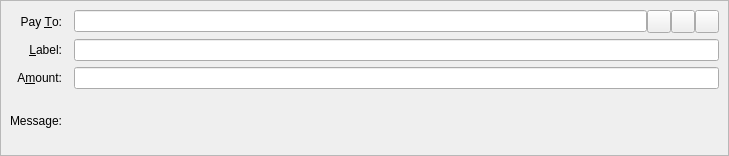
<?xml version="1.0" encoding="UTF-8"?>
<ui version="4.0">
 <class>SendCoinsEntry</class>
 <widget class="QStackedWidget" name="SendCoinsEntry">
  <property name="geometry">
   <rect>
    <x>0</x>
    <y>0</y>
    <width>729</width>
    <height>156</height>
   </rect>
  </property>
  <property name="focusPolicy">
   <enum>Qt::TabFocus</enum>
  </property>
  <property name="autoFillBackground">
   <bool>false</bool>
  </property>
  <widget class="QFrame" name="SendCoins">
   <property name="toolTip">
    <string>This is a normal payment.</string>
   </property>
   <property name="frameShape">
    <enum>QFrame::StyledPanel</enum>
   </property>
   <property name="frameShadow">
    <enum>QFrame::Sunken</enum>
   </property>
   <layout class="QGridLayout" name="gridLayout">
    <property name="horizontalSpacing">
     <number>12</number>
    </property>
    <property name="verticalSpacing">
     <number>6</number>
    </property>
    <item row="0" column="0">
     <widget class="QLabel" name="payToLabel">
      <property name="text">
       <string>Pay &amp;To:</string>
      </property>
      <property name="alignment">
       <set>Qt::AlignRight|Qt::AlignTrailing|Qt::AlignVCenter</set>
      </property>
      <property name="buddy">
       <cstring>payTo</cstring>
      </property>
     </widget>
    </item>
    <item row="0" column="1">
     <layout class="QHBoxLayout" name="payToLayout">
      <property name="spacing">
       <number>0</number>
      </property>
      <item>
       <widget class="QValidatedLineEdit" name="payTo">
        <property name="toolTip">
         <string>The Bandera address to send the payment to</string>
        </property>
       </widget>
      </item>
      <item>
       <widget class="QToolButton" name="addressBookButton">
        <property name="toolTip">
         <string>Choose previously used address</string>
        </property>
        <property name="text">
         <string/>
        </property>
        <property name="icon">
         <iconset resource="../bandera.qrc">
          <normaloff>:/icons/address-book</normaloff>:/icons/address-book</iconset>
        </property>
        <property name="shortcut">
         <string>Alt+A</string>
        </property>
       </widget>
      </item>
      <item>
       <widget class="QToolButton" name="pasteButton">
        <property name="toolTip">
         <string>Paste address from clipboard</string>
        </property>
        <property name="text">
         <string/>
        </property>
        <property name="icon">
         <iconset resource="../bandera.qrc">
          <normaloff>:/icons/editpaste</normaloff>:/icons/editpaste</iconset>
        </property>
        <property name="shortcut">
         <string>Alt+P</string>
        </property>
       </widget>
      </item>
      <item>
       <widget class="QToolButton" name="deleteButton">
        <property name="toolTip">
         <string>Remove this entry</string>
        </property>
        <property name="text">
         <string/>
        </property>
        <property name="icon">
         <iconset resource="../bandera.qrc">
          <normaloff>:/icons/remove</normaloff>:/icons/remove</iconset>
        </property>
       </widget>
      </item>
     </layout>
    </item>
    <item row="1" column="0">
     <widget class="QLabel" name="labelLabel">
      <property name="text">
       <string>&amp;Label:</string>
      </property>
      <property name="alignment">
       <set>Qt::AlignRight|Qt::AlignTrailing|Qt::AlignVCenter</set>
      </property>
      <property name="buddy">
       <cstring>addAsLabel</cstring>
      </property>
     </widget>
    </item>
    <item row="1" column="1">
     <widget class="QLineEdit" name="addAsLabel">
      <property name="toolTip">
       <string>Enter a label for this address to add it to the list of used addresses</string>
      </property>
     </widget>
    </item>
    <item row="2" column="0">
     <widget class="QLabel" name="amountLabel">
      <property name="text">
       <string>A&amp;mount:</string>
      </property>
      <property name="alignment">
       <set>Qt::AlignRight|Qt::AlignTrailing|Qt::AlignVCenter</set>
      </property>
      <property name="buddy">
       <cstring>payAmount</cstring>
      </property>
     </widget>
    </item>
    <item row="2" column="1">
     <widget class="BitcoinAmountField" name="payAmount"/>
    </item>
    <item row="3" column="0">
     <widget class="QLabel" name="messageLabel">
      <property name="text">
       <string>Message:</string>
      </property>
      <property name="alignment">
       <set>Qt::AlignRight|Qt::AlignTrailing|Qt::AlignVCenter</set>
      </property>
     </widget>
    </item>
    <item row="3" column="1">
     <widget class="QLabel" name="messageTextLabel">
      <property name="toolTip">
       <string>A message that was attached to the Bandera: URI which will be stored with the transaction for your reference. Note: This message will not be sent over the Bandera network.</string>
      </property>
      <property name="textFormat">
       <enum>Qt::PlainText</enum>
      </property>
     </widget>
    </item>
   </layout>
  </widget>
  <widget class="QFrame" name="SendCoins_InsecurePaymentRequest">
   <property name="palette">
    <palette>
     <active>
      <colorrole role="WindowText">
       <brush brushstyle="SolidPattern">
        <color alpha="255">
         <red>0</red>
         <green>0</green>
         <blue>0</blue>
        </color>
       </brush>
      </colorrole>
      <colorrole role="Button">
       <brush brushstyle="SolidPattern">
        <color alpha="255">
         <red>255</red>
         <green>255</green>
         <blue>127</blue>
        </color>
       </brush>
      </colorrole>
      <colorrole role="Light">
       <brush brushstyle="SolidPattern">
        <color alpha="255">
         <red>255</red>
         <green>255</green>
         <blue>255</blue>
        </color>
       </brush>
      </colorrole>
      <colorrole role="Midlight">
       <brush brushstyle="SolidPattern">
        <color alpha="255">
         <red>255</red>
         <green>255</green>
         <blue>191</blue>
        </color>
       </brush>
      </colorrole>
      <colorrole role="Dark">
       <brush brushstyle="SolidPattern">
        <color alpha="255">
         <red>127</red>
         <green>127</green>
         <blue>63</blue>
        </color>
       </brush>
      </colorrole>
      <colorrole role="Mid">
       <brush brushstyle="SolidPattern">
        <color alpha="255">
         <red>170</red>
         <green>170</green>
         <blue>84</blue>
        </color>
       </brush>
      </colorrole>
      <colorrole role="Text">
       <brush brushstyle="SolidPattern">
        <color alpha="255">
         <red>0</red>
         <green>0</green>
         <blue>0</blue>
        </color>
       </brush>
      </colorrole>
      <colorrole role="BrightText">
       <brush brushstyle="SolidPattern">
        <color alpha="255">
         <red>255</red>
         <green>255</green>
         <blue>255</blue>
        </color>
       </brush>
      </colorrole>
      <colorrole role="ButtonText">
       <brush brushstyle="SolidPattern">
        <color alpha="255">
         <red>0</red>
         <green>0</green>
         <blue>0</blue>
        </color>
       </brush>
      </colorrole>
      <colorrole role="Base">
       <brush brushstyle="SolidPattern">
        <color alpha="255">
         <red>255</red>
         <green>255</green>
         <blue>255</blue>
        </color>
       </brush>
      </colorrole>
      <colorrole role="Window">
       <brush brushstyle="SolidPattern">
        <color alpha="255">
         <red>255</red>
         <green>255</green>
         <blue>127</blue>
        </color>
       </brush>
      </colorrole>
      <colorrole role="Shadow">
       <brush brushstyle="SolidPattern">
        <color alpha="255">
         <red>0</red>
         <green>0</green>
         <blue>0</blue>
        </color>
       </brush>
      </colorrole>
      <colorrole role="AlternateBase">
       <brush brushstyle="SolidPattern">
        <color alpha="255">
         <red>255</red>
         <green>255</green>
         <blue>191</blue>
        </color>
       </brush>
      </colorrole>
      <colorrole role="ToolTipBase">
       <brush brushstyle="SolidPattern">
        <color alpha="255">
         <red>255</red>
         <green>255</green>
         <blue>220</blue>
        </color>
       </brush>
      </colorrole>
      <colorrole role="ToolTipText">
       <brush brushstyle="SolidPattern">
        <color alpha="255">
         <red>0</red>
         <green>0</green>
         <blue>0</blue>
        </color>
       </brush>
      </colorrole>
     </active>
     <inactive>
      <colorrole role="WindowText">
       <brush brushstyle="SolidPattern">
        <color alpha="255">
         <red>0</red>
         <green>0</green>
         <blue>0</blue>
        </color>
       </brush>
      </colorrole>
      <colorrole role="Button">
       <brush brushstyle="SolidPattern">
        <color alpha="255">
         <red>255</red>
         <green>255</green>
         <blue>127</blue>
        </color>
       </brush>
      </colorrole>
      <colorrole role="Light">
       <brush brushstyle="SolidPattern">
        <color alpha="255">
         <red>255</red>
         <green>255</green>
         <blue>255</blue>
        </color>
       </brush>
      </colorrole>
      <colorrole role="Midlight">
       <brush brushstyle="SolidPattern">
        <color alpha="255">
         <red>255</red>
         <green>255</green>
         <blue>191</blue>
        </color>
       </brush>
      </colorrole>
      <colorrole role="Dark">
       <brush brushstyle="SolidPattern">
        <color alpha="255">
         <red>127</red>
         <green>127</green>
         <blue>63</blue>
        </color>
       </brush>
      </colorrole>
      <colorrole role="Mid">
       <brush brushstyle="SolidPattern">
        <color alpha="255">
         <red>170</red>
         <green>170</green>
         <blue>84</blue>
        </color>
       </brush>
      </colorrole>
      <colorrole role="Text">
       <brush brushstyle="SolidPattern">
        <color alpha="255">
         <red>0</red>
         <green>0</green>
         <blue>0</blue>
        </color>
       </brush>
      </colorrole>
      <colorrole role="BrightText">
       <brush brushstyle="SolidPattern">
        <color alpha="255">
         <red>255</red>
         <green>255</green>
         <blue>255</blue>
        </color>
       </brush>
      </colorrole>
      <colorrole role="ButtonText">
       <brush brushstyle="SolidPattern">
        <color alpha="255">
         <red>0</red>
         <green>0</green>
         <blue>0</blue>
        </color>
       </brush>
      </colorrole>
      <colorrole role="Base">
       <brush brushstyle="SolidPattern">
        <color alpha="255">
         <red>255</red>
         <green>255</green>
         <blue>255</blue>
        </color>
       </brush>
      </colorrole>
      <colorrole role="Window">
       <brush brushstyle="SolidPattern">
        <color alpha="255">
         <red>255</red>
         <green>255</green>
         <blue>127</blue>
        </color>
       </brush>
      </colorrole>
      <colorrole role="Shadow">
       <brush brushstyle="SolidPattern">
        <color alpha="255">
         <red>0</red>
         <green>0</green>
         <blue>0</blue>
        </color>
       </brush>
      </colorrole>
      <colorrole role="AlternateBase">
       <brush brushstyle="SolidPattern">
        <color alpha="255">
         <red>255</red>
         <green>255</green>
         <blue>191</blue>
        </color>
       </brush>
      </colorrole>
      <colorrole role="ToolTipBase">
       <brush brushstyle="SolidPattern">
        <color alpha="255">
         <red>255</red>
         <green>255</green>
         <blue>220</blue>
        </color>
       </brush>
      </colorrole>
      <colorrole role="ToolTipText">
       <brush brushstyle="SolidPattern">
        <color alpha="255">
         <red>0</red>
         <green>0</green>
         <blue>0</blue>
        </color>
       </brush>
      </colorrole>
     </inactive>
     <disabled>
      <colorrole role="WindowText">
       <brush brushstyle="SolidPattern">
        <color alpha="255">
         <red>127</red>
         <green>127</green>
         <blue>63</blue>
        </color>
       </brush>
      </colorrole>
      <colorrole role="Button">
       <brush brushstyle="SolidPattern">
        <color alpha="255">
         <red>255</red>
         <green>255</green>
         <blue>127</blue>
        </color>
       </brush>
      </colorrole>
      <colorrole role="Light">
       <brush brushstyle="SolidPattern">
        <color alpha="255">
         <red>255</red>
         <green>255</green>
         <blue>255</blue>
        </color>
       </brush>
      </colorrole>
      <colorrole role="Midlight">
       <brush brushstyle="SolidPattern">
        <color alpha="255">
         <red>255</red>
         <green>255</green>
         <blue>191</blue>
        </color>
       </brush>
      </colorrole>
      <colorrole role="Dark">
       <brush brushstyle="SolidPattern">
        <color alpha="255">
         <red>127</red>
         <green>127</green>
         <blue>63</blue>
        </color>
       </brush>
      </colorrole>
      <colorrole role="Mid">
       <brush brushstyle="SolidPattern">
        <color alpha="255">
         <red>170</red>
         <green>170</green>
         <blue>84</blue>
        </color>
       </brush>
      </colorrole>
      <colorrole role="Text">
       <brush brushstyle="SolidPattern">
        <color alpha="255">
         <red>127</red>
         <green>127</green>
         <blue>63</blue>
        </color>
       </brush>
      </colorrole>
      <colorrole role="BrightText">
       <brush brushstyle="SolidPattern">
        <color alpha="255">
         <red>255</red>
         <green>255</green>
         <blue>255</blue>
        </color>
       </brush>
      </colorrole>
      <colorrole role="ButtonText">
       <brush brushstyle="SolidPattern">
        <color alpha="255">
         <red>127</red>
         <green>127</green>
         <blue>63</blue>
        </color>
       </brush>
      </colorrole>
      <colorrole role="Base">
       <brush brushstyle="SolidPattern">
        <color alpha="255">
         <red>255</red>
         <green>255</green>
         <blue>127</blue>
        </color>
       </brush>
      </colorrole>
      <colorrole role="Window">
       <brush brushstyle="SolidPattern">
        <color alpha="255">
         <red>255</red>
         <green>255</green>
         <blue>127</blue>
        </color>
       </brush>
      </colorrole>
      <colorrole role="Shadow">
       <brush brushstyle="SolidPattern">
        <color alpha="255">
         <red>0</red>
         <green>0</green>
         <blue>0</blue>
        </color>
       </brush>
      </colorrole>
      <colorrole role="AlternateBase">
       <brush brushstyle="SolidPattern">
        <color alpha="255">
         <red>255</red>
         <green>255</green>
         <blue>127</blue>
        </color>
       </brush>
      </colorrole>
      <colorrole role="ToolTipBase">
       <brush brushstyle="SolidPattern">
        <color alpha="255">
         <red>255</red>
         <green>255</green>
         <blue>220</blue>
        </color>
       </brush>
      </colorrole>
      <colorrole role="ToolTipText">
       <brush brushstyle="SolidPattern">
        <color alpha="255">
         <red>0</red>
         <green>0</green>
         <blue>0</blue>
        </color>
       </brush>
      </colorrole>
     </disabled>
    </palette>
   </property>
   <property name="toolTip">
    <string>This is an unverified payment request.</string>
   </property>
   <property name="autoFillBackground">
    <bool>true</bool>
   </property>
   <property name="frameShape">
    <enum>QFrame::StyledPanel</enum>
   </property>
   <property name="frameShadow">
    <enum>QFrame::Sunken</enum>
   </property>
   <layout class="QGridLayout" name="gridLayout_is">
    <property name="horizontalSpacing">
     <number>12</number>
    </property>
    <property name="verticalSpacing">
     <number>6</number>
    </property>
    <item row="0" column="0">
     <widget class="QLabel" name="payToLabel_is">
      <property name="text">
       <string>Pay To:</string>
      </property>
      <property name="alignment">
       <set>Qt::AlignRight|Qt::AlignTrailing|Qt::AlignVCenter</set>
      </property>
     </widget>
    </item>
    <item row="0" column="1">
     <layout class="QHBoxLayout" name="payToLayout_is">
      <property name="spacing">
       <number>0</number>
      </property>
      <item>
       <widget class="QLabel" name="payTo_is"/>
      </item>
      <item>
       <widget class="QToolButton" name="deleteButton_is">
        <property name="toolTip">
         <string>Remove this entry</string>
        </property>
        <property name="text">
         <string/>
        </property>
        <property name="icon">
         <iconset resource="../bandera.qrc">
          <normaloff>:/icons/remove</normaloff>:/icons/remove</iconset>
        </property>
       </widget>
      </item>
     </layout>
    </item>
    <item row="1" column="0">
     <widget class="QLabel" name="memoLabel_is">
      <property name="text">
       <string>Memo:</string>
      </property>
      <property name="alignment">
       <set>Qt::AlignRight|Qt::AlignTrailing|Qt::AlignVCenter</set>
      </property>
     </widget>
    </item>
    <item row="1" column="1">
     <widget class="QLabel" name="memoTextLabel_is">
      <property name="textFormat">
       <enum>Qt::PlainText</enum>
      </property>
     </widget>
    </item>
    <item row="2" column="0">
     <widget class="QLabel" name="amountLabel_is">
      <property name="text">
       <string>A&amp;mount:</string>
      </property>
      <property name="alignment">
       <set>Qt::AlignRight|Qt::AlignTrailing|Qt::AlignVCenter</set>
      </property>
      <property name="buddy">
       <cstring>payAmount_is</cstring>
      </property>
     </widget>
    </item>
    <item row="2" column="1">
     <widget class="BitcoinAmountField" name="payAmount_is">
      <property name="acceptDrops">
       <bool>false</bool>
      </property>
     </widget>
    </item>
   </layout>
  </widget>
  <widget class="QFrame" name="SendCoins_SecurePaymentRequest">
   <property name="palette">
    <palette>
     <active>
      <colorrole role="WindowText">
       <brush brushstyle="SolidPattern">
        <color alpha="255">
         <red>0</red>
         <green>0</green>
         <blue>0</blue>
        </color>
       </brush>
      </colorrole>
      <colorrole role="Button">
       <brush brushstyle="SolidPattern">
        <color alpha="255">
         <red>140</red>
         <green>232</green>
         <blue>119</blue>
        </color>
       </brush>
      </colorrole>
      <colorrole role="Light">
       <brush brushstyle="SolidPattern">
        <color alpha="255">
         <red>230</red>
         <green>255</green>
         <blue>224</blue>
        </color>
       </brush>
      </colorrole>
      <colorrole role="Midlight">
       <brush brushstyle="SolidPattern">
        <color alpha="255">
         <red>185</red>
         <green>243</green>
         <blue>171</blue>
        </color>
       </brush>
      </colorrole>
      <colorrole role="Dark">
       <brush brushstyle="SolidPattern">
        <color alpha="255">
         <red>70</red>
         <green>116</green>
         <blue>59</blue>
        </color>
       </brush>
      </colorrole>
      <colorrole role="Mid">
       <brush brushstyle="SolidPattern">
        <color alpha="255">
         <red>93</red>
         <green>155</green>
         <blue>79</blue>
        </color>
       </brush>
      </colorrole>
      <colorrole role="Text">
       <brush brushstyle="SolidPattern">
        <color alpha="255">
         <red>0</red>
         <green>0</green>
         <blue>0</blue>
        </color>
       </brush>
      </colorrole>
      <colorrole role="BrightText">
       <brush brushstyle="SolidPattern">
        <color alpha="255">
         <red>155</red>
         <green>255</green>
         <blue>147</blue>
        </color>
       </brush>
      </colorrole>
      <colorrole role="ButtonText">
       <brush brushstyle="SolidPattern">
        <color alpha="255">
         <red>0</red>
         <green>0</green>
         <blue>0</blue>
        </color>
       </brush>
      </colorrole>
      <colorrole role="Base">
       <brush brushstyle="SolidPattern">
        <color alpha="255">
         <red>119</red>
         <green>255</green>
         <blue>233</blue>
        </color>
       </brush>
      </colorrole>
      <colorrole role="Window">
       <brush brushstyle="SolidPattern">
        <color alpha="255">
         <red>140</red>
         <green>232</green>
         <blue>119</blue>
        </color>
       </brush>
      </colorrole>
      <colorrole role="Shadow">
       <brush brushstyle="SolidPattern">
        <color alpha="255">
         <red>0</red>
         <green>0</green>
         <blue>0</blue>
        </color>
       </brush>
      </colorrole>
      <colorrole role="AlternateBase">
       <brush brushstyle="SolidPattern">
        <color alpha="255">
         <red>197</red>
         <green>243</green>
         <blue>187</blue>
        </color>
       </brush>
      </colorrole>
      <colorrole role="NoRole">
       <brush brushstyle="SolidPattern">
        <color alpha="255">
         <red>125</red>
         <green>194</green>
         <blue>122</blue>
        </color>
       </brush>
      </colorrole>
      <colorrole role="ToolTipBase">
       <brush brushstyle="SolidPattern">
        <color alpha="255">
         <red>255</red>
         <green>255</green>
         <blue>220</blue>
        </color>
       </brush>
      </colorrole>
      <colorrole role="ToolTipText">
       <brush brushstyle="SolidPattern">
        <color alpha="255">
         <red>0</red>
         <green>0</green>
         <blue>0</blue>
        </color>
       </brush>
      </colorrole>
     </active>
     <inactive>
      <colorrole role="WindowText">
       <brush brushstyle="SolidPattern">
        <color alpha="255">
         <red>0</red>
         <green>0</green>
         <blue>0</blue>
        </color>
       </brush>
      </colorrole>
      <colorrole role="Button">
       <brush brushstyle="SolidPattern">
        <color alpha="255">
         <red>140</red>
         <green>232</green>
         <blue>119</blue>
        </color>
       </brush>
      </colorrole>
      <colorrole role="Light">
       <brush brushstyle="SolidPattern">
        <color alpha="255">
         <red>230</red>
         <green>255</green>
         <blue>224</blue>
        </color>
       </brush>
      </colorrole>
      <colorrole role="Midlight">
       <brush brushstyle="SolidPattern">
        <color alpha="255">
         <red>185</red>
         <green>243</green>
         <blue>171</blue>
        </color>
       </brush>
      </colorrole>
      <colorrole role="Dark">
       <brush brushstyle="SolidPattern">
        <color alpha="255">
         <red>70</red>
         <green>116</green>
         <blue>59</blue>
        </color>
       </brush>
      </colorrole>
      <colorrole role="Mid">
       <brush brushstyle="SolidPattern">
        <color alpha="255">
         <red>93</red>
         <green>155</green>
         <blue>79</blue>
        </color>
       </brush>
      </colorrole>
      <colorrole role="Text">
       <brush brushstyle="SolidPattern">
        <color alpha="255">
         <red>0</red>
         <green>0</green>
         <blue>0</blue>
        </color>
       </brush>
      </colorrole>
      <colorrole role="BrightText">
       <brush brushstyle="SolidPattern">
        <color alpha="255">
         <red>155</red>
         <green>255</green>
         <blue>147</blue>
        </color>
       </brush>
      </colorrole>
      <colorrole role="ButtonText">
       <brush brushstyle="SolidPattern">
        <color alpha="255">
         <red>0</red>
         <green>0</green>
         <blue>0</blue>
        </color>
       </brush>
      </colorrole>
      <colorrole role="Base">
       <brush brushstyle="SolidPattern">
        <color alpha="255">
         <red>119</red>
         <green>255</green>
         <blue>233</blue>
        </color>
       </brush>
      </colorrole>
      <colorrole role="Window">
       <brush brushstyle="SolidPattern">
        <color alpha="255">
         <red>140</red>
         <green>232</green>
         <blue>119</blue>
        </color>
       </brush>
      </colorrole>
      <colorrole role="Shadow">
       <brush brushstyle="SolidPattern">
        <color alpha="255">
         <red>0</red>
         <green>0</green>
         <blue>0</blue>
        </color>
       </brush>
      </colorrole>
      <colorrole role="AlternateBase">
       <brush brushstyle="SolidPattern">
        <color alpha="255">
         <red>197</red>
         <green>243</green>
         <blue>187</blue>
        </color>
       </brush>
      </colorrole>
      <colorrole role="NoRole">
       <brush brushstyle="SolidPattern">
        <color alpha="255">
         <red>125</red>
         <green>194</green>
         <blue>122</blue>
        </color>
       </brush>
      </colorrole>
      <colorrole role="ToolTipBase">
       <brush brushstyle="SolidPattern">
        <color alpha="255">
         <red>255</red>
         <green>255</green>
         <blue>220</blue>
        </color>
       </brush>
      </colorrole>
      <colorrole role="ToolTipText">
       <brush brushstyle="SolidPattern">
        <color alpha="255">
         <red>0</red>
         <green>0</green>
         <blue>0</blue>
        </color>
       </brush>
      </colorrole>
     </inactive>
     <disabled>
      <colorrole role="WindowText">
       <brush brushstyle="SolidPattern">
        <color alpha="255">
         <red>70</red>
         <green>116</green>
         <blue>59</blue>
        </color>
       </brush>
      </colorrole>
      <colorrole role="Button">
       <brush brushstyle="SolidPattern">
        <color alpha="255">
         <red>140</red>
         <green>232</green>
         <blue>119</blue>
        </color>
       </brush>
      </colorrole>
      <colorrole role="Light">
       <brush brushstyle="SolidPattern">
        <color alpha="255">
         <red>230</red>
         <green>255</green>
         <blue>224</blue>
        </color>
       </brush>
      </colorrole>
      <colorrole role="Midlight">
       <brush brushstyle="SolidPattern">
        <color alpha="255">
         <red>185</red>
         <green>243</green>
         <blue>171</blue>
        </color>
       </brush>
      </colorrole>
      <colorrole role="Dark">
       <brush brushstyle="SolidPattern">
        <color alpha="255">
         <red>70</red>
         <green>116</green>
         <blue>59</blue>
        </color>
       </brush>
      </colorrole>
      <colorrole role="Mid">
       <brush brushstyle="SolidPattern">
        <color alpha="255">
         <red>93</red>
         <green>155</green>
         <blue>79</blue>
        </color>
       </brush>
      </colorrole>
      <colorrole role="Text">
       <brush brushstyle="SolidPattern">
        <color alpha="255">
         <red>70</red>
         <green>116</green>
         <blue>59</blue>
        </color>
       </brush>
      </colorrole>
      <colorrole role="BrightText">
       <brush brushstyle="SolidPattern">
        <color alpha="255">
         <red>155</red>
         <green>255</green>
         <blue>147</blue>
        </color>
       </brush>
      </colorrole>
      <colorrole role="ButtonText">
       <brush brushstyle="SolidPattern">
        <color alpha="255">
         <red>70</red>
         <green>116</green>
         <blue>59</blue>
        </color>
       </brush>
      </colorrole>
      <colorrole role="Base">
       <brush brushstyle="SolidPattern">
        <color alpha="255">
         <red>140</red>
         <green>232</green>
         <blue>119</blue>
        </color>
       </brush>
      </colorrole>
      <colorrole role="Window">
       <brush brushstyle="SolidPattern">
        <color alpha="255">
         <red>140</red>
         <green>232</green>
         <blue>119</blue>
        </color>
       </brush>
      </colorrole>
      <colorrole role="Shadow">
       <brush brushstyle="SolidPattern">
        <color alpha="255">
         <red>0</red>
         <green>0</green>
         <blue>0</blue>
        </color>
       </brush>
      </colorrole>
      <colorrole role="AlternateBase">
       <brush brushstyle="SolidPattern">
        <color alpha="255">
         <red>140</red>
         <green>232</green>
         <blue>119</blue>
        </color>
       </brush>
      </colorrole>
      <colorrole role="NoRole">
       <brush brushstyle="SolidPattern">
        <color alpha="255">
         <red>125</red>
         <green>194</green>
         <blue>122</blue>
        </color>
       </brush>
      </colorrole>
      <colorrole role="ToolTipBase">
       <brush brushstyle="SolidPattern">
        <color alpha="255">
         <red>255</red>
         <green>255</green>
         <blue>220</blue>
        </color>
       </brush>
      </colorrole>
      <colorrole role="ToolTipText">
       <brush brushstyle="SolidPattern">
        <color alpha="255">
         <red>0</red>
         <green>0</green>
         <blue>0</blue>
        </color>
       </brush>
      </colorrole>
     </disabled>
    </palette>
   </property>
   <property name="toolTip">
    <string>This is a verified payment request.</string>
   </property>
   <property name="autoFillBackground">
    <bool>true</bool>
   </property>
   <property name="frameShape">
    <enum>QFrame::StyledPanel</enum>
   </property>
   <property name="frameShadow">
    <enum>QFrame::Sunken</enum>
   </property>
   <layout class="QGridLayout" name="gridLayout_s">
    <property name="horizontalSpacing">
     <number>12</number>
    </property>
    <property name="verticalSpacing">
     <number>6</number>
    </property>
    <item row="0" column="0">
     <widget class="QLabel" name="payToLabel_s">
      <property name="text">
       <string>Pay To:</string>
      </property>
      <property name="alignment">
       <set>Qt::AlignRight|Qt::AlignTrailing|Qt::AlignVCenter</set>
      </property>
     </widget>
    </item>
    <item row="0" column="1">
     <layout class="QHBoxLayout" name="payToLayout_s">
      <property name="spacing">
       <number>0</number>
      </property>
      <item>
       <widget class="QLabel" name="payTo_s">
        <property name="textFormat">
         <enum>Qt::PlainText</enum>
        </property>
       </widget>
      </item>
      <item>
       <widget class="QToolButton" name="deleteButton_s">
        <property name="toolTip">
         <string>Remove this entry</string>
        </property>
        <property name="text">
         <string/>
        </property>
        <property name="icon">
         <iconset resource="../bandera.qrc">
          <normaloff>:/icons/remove</normaloff>:/icons/remove</iconset>
        </property>
       </widget>
      </item>
     </layout>
    </item>
    <item row="1" column="0">
     <widget class="QLabel" name="memoLabel_s">
      <property name="text">
       <string>Memo:</string>
      </property>
      <property name="alignment">
       <set>Qt::AlignRight|Qt::AlignTrailing|Qt::AlignVCenter</set>
      </property>
     </widget>
    </item>
    <item row="1" column="1">
     <widget class="QLabel" name="memoTextLabel_s">
      <property name="textFormat">
       <enum>Qt::PlainText</enum>
      </property>
     </widget>
    </item>
    <item row="2" column="0">
     <widget class="QLabel" name="amountLabel_s">
      <property name="text">
       <string>A&amp;mount:</string>
      </property>
      <property name="alignment">
       <set>Qt::AlignRight|Qt::AlignTrailing|Qt::AlignVCenter</set>
      </property>
      <property name="buddy">
       <cstring>payAmount_s</cstring>
      </property>
     </widget>
    </item>
    <item row="2" column="1">
     <widget class="BitcoinAmountField" name="payAmount_s">
      <property name="acceptDrops">
       <bool>false</bool>
      </property>
     </widget>
    </item>
   </layout>
  </widget>
 </widget>
 <customwidgets>
  <customwidget>
   <class>BitcoinAmountField</class>
   <extends>QLineEdit</extends>
   <header>bitcoinamountfield.h</header>
   <container>1</container>
  </customwidget>
  <customwidget>
   <class>QValidatedLineEdit</class>
   <extends>QLineEdit</extends>
   <header>qvalidatedlineedit.h</header>
  </customwidget>
 </customwidgets>
 <tabstops>
  <tabstop>payTo</tabstop>
  <tabstop>addressBookButton</tabstop>
  <tabstop>pasteButton</tabstop>
  <tabstop>deleteButton</tabstop>
  <tabstop>addAsLabel</tabstop>
  <tabstop>payAmount</tabstop>
  <tabstop>payAmount_is</tabstop>
  <tabstop>deleteButton_is</tabstop>
  <tabstop>payAmount_s</tabstop>
  <tabstop>deleteButton_s</tabstop>
 </tabstops>
 <resources>
  <include location="../bandera.qrc"/>
 </resources>
 <connections/>
</ui>
